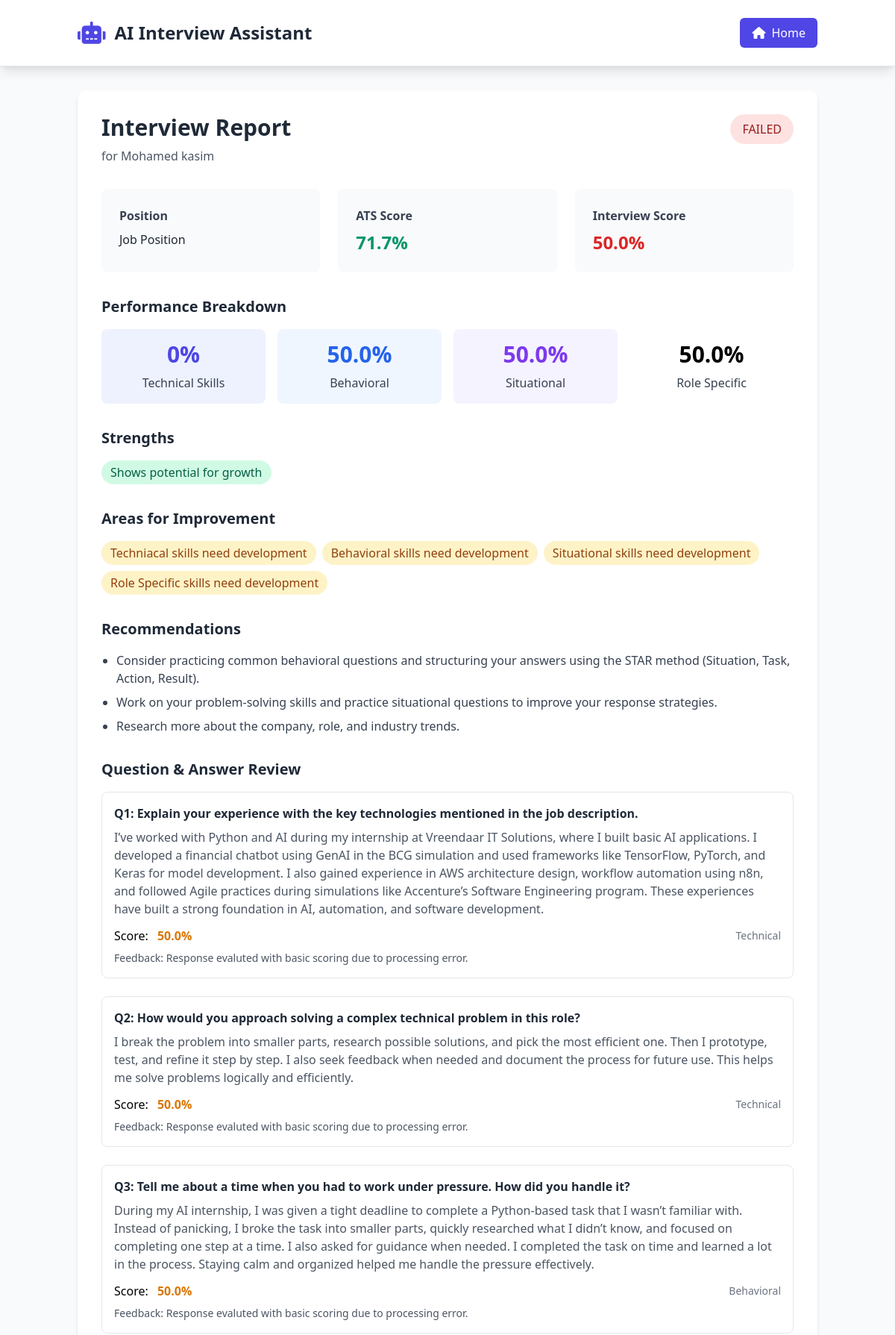
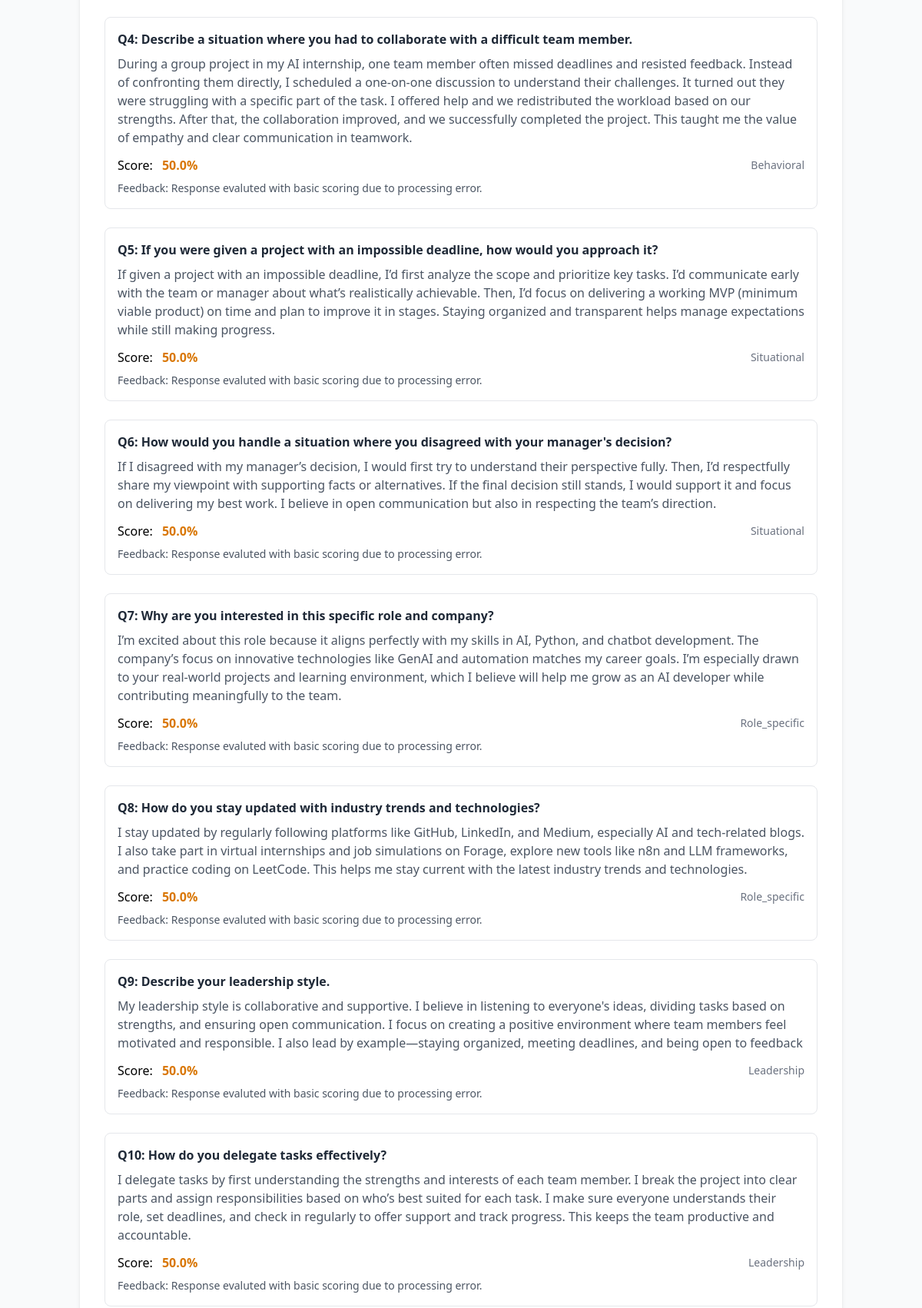
The app's page /view_report/e11c5c48-5eb6-4cdb-b06c-5fb4060f586a (upper part) with its own data (2 pictures, top to bottom).
### tables this page shows
CREATE TABLE interview_sessions (
            session_id TEXT PRIMARY KEY,
            candidate_name TEXT,
            job_title TEXT,
            ats_score REAL,
            status TEXT,
            start_time Text,
            end_time Text,
            overall_score REAL,
            result TEXT                            
        );

CREATE TABLE interview_qa (
            qa_id INTEGER PRIMARY KEY,
            session_id TEXT,
            question_no INTEGER,
            question_text TEXT,       
            question_type TEXT,
            response_text TEXT,
            response_score REAL,
            evaluation_details TEXT,                     
            FOREIGN KEY (session_id) REFERENCES interview_sessions(session_id)
        );

### main.py (the view)
@app.route("/view_report/<session_id>")
def view_report(session_id):
    report = report_generator.generate_report(session_id)
    if not report:
        return "Report not found", 404
    return render_template("report.html", report=report)

### main.py (called while the page is built)
def convert_numpy_types(obj):
    if isinstance(obj, np.bool_):
        return bool(obj)
    elif isinstance(obj, (np.integer, np.intc, np.intp, np.int8,
                         np.int16, np.int32, np.int64, np.uint8,
                         np.uint16, np.uint32, np.uint64)):
        return int(obj)
    elif isinstance(obj, (np.floating, np.float16, np.float32,
                         np.float64)):
        return float(obj)
    elif isinstance(obj, np.ndarray):
        return obj.tolist()
    elif isinstance(obj, dict):
        return {key: convert_numpy_types(value) for key, value in obj.items()}
    elif isinstance(obj, list):
        return [convert_numpy_types(item) for item in obj]
    return obj

    def calculate_duration(self, start_time, end_time):
        if not start_time or not end_time:
            return "N/A"
        try:
            start = datetime.fromisoformat(start_time)
            end = datetime.fromisoformat(end_time)
            duration = end - start
            return str(duration).split('.')[0]  # Return as HH:MM:SS
        except:
            return "N/A"

    def identify_strengths(self, category_scores):
        strengths = []
        for category, score in category_scores.items():
            if score >= 75:
                strengths.append(f"Strong {category.replace('_', ' ')} skills")
        if not strengths:
            strengths.append("Shows potential for growth")
        return strengths

    def identify_improvements(self, category_scores):
        improvements = []
        for category, score in category_scores.items():
            if score < 65:
                improvements.append(f"{category.replace('_', ' ').title()} skills need development")
        return improvements

### templates/report.html (shortened to what this page needs)
{% extends "base.html" %}
{% block content %}
<div class="max-w-6xl mx-auto">
    <div class="bg-white rounded-xl shadow-md overflow-hidden p-8 mb-8">
        <div class="flex justify-between items-start mb-8">
            <div>
                <h2 class="text-3xl font-bold text-gray-800 mb-2">Interview Report</h2>
                <p class="text-gray-600">for {{ report.session_info.candidate_name }}</p>
            </div>
            <div class="bg-{% if report.results.overall_result == 'PASSED' %}green{% else %}red{% endif %}-100 text-{% if report.results.overall_result == 'PASSED' %}green{% else %}red{% endif %}-800 px-4 py-2 rounded-full font-medium">
                {{ report.results.overall_result }}
            </div>
        </div>
        <div class="grid grid-cols-1 md:grid-cols-3 gap-6 mb-8">
            <div class="bg-gray-50 p-6 rounded-lg">
                <h3 class="font-bold text-gray-700 mb-2">Position</h3>
                <p class="text-gray-800">{{ report.session_info.job_title }}</p>
            </div>
            <div class="bg-gray-50 p-6 rounded-lg">
                <h3 class="font-bold text-gray-700 mb-2">ATS Score</h3>
                <p class="text-2xl font-bold {% if report.session_info.ats_score >= 70 %}text-green-600{% else %}text-red-600{% endif %}">
                    {{ report.session_info.ats_score }}%
                </p>
            </div>
            <div class="bg-gray-50 p-6 rounded-lg">
                <h3 class="font-bold text-gray-700 mb-2">Interview Score</h3>
                <p class="text-2xl font-bold {% if report.results.overall_score >= 70 %}text-green-600{% else %}text-red-600{% endif %}">
                    {{ report.results.overall_score }}%
                </p>
            </div>
        </div>
        <div class="mb-8">
            <h3 class="text-xl font-bold text-gray-800 mb-4">Performance Breakdown</h3>
            <div class="grid grid-cols-1 md:grid-cols-4 gap-4">
                <div class="bg-indigo-50 p-4 rounded-lg text-center">
                    <div class="text-3xl font-bold text-indigo-600 mb-2">{{ report.performance_breakdown.technical_skills }}%</div>
                    <div class="text-gray-700 font-medium">Technical Skills</div>
                </div>
                <div class="bg-blue-50 p-4 rounded-lg text-center">
                    <div class="text-3xl font-bold text-blue-600 mb-2">{{ report.performance_breakdown.behavioral }}%</div>
                    <div class="text-gray-700 font-medium">Behavioral</div>
                </div>
                <div class="bg-purple-50 p-4 rounded-lg text-center">
                    <div class="text-3xl font-bold text-purple-600 mb-2">{{ report.performance_breakdown.situational }}%</div>
                    <div class="text-gray-700 font-medium">Situational</div>
                </div>
                <div class="bg-teal-50 p-4 rounded-lg text-center">
                    <div class="text-3xl font-bold text-teal-600 mb-2">{{ report.performance_breakdown.role_specific }}%</div>
                    <div class="text-gray-700 font-medium">Role Specific</div>
                </div>
            </div>
        </div>
        <div class="mb-8">
            <h3 class="text-xl font-bold text-gray-800 mb-4">Strengths</h3>
            <div class="flex flex-wrap gap-2">
                {% for strength in report.strengths %}
                <span class="bg-green-100 text-green-800 px-3 py-1 rounded-full">{{ strength }}</span>
                {% endfor %}
            </div>
        </div>
        <div class="mb-8">
            <h3 class="text-xl font-bold text-gray-800 mb-4">Areas for Improvement</h3>
            <div class="flex flex-wrap gap-2">
                {% for area in report.improvement_areas %}
                <span class="bg-yellow-100 text-yellow-800 px-3 py-1 rounded-full">{{ area }}</span>
                {% endfor %}
            </div>
        </div>
        <div class="mb-8">
            <h3 class="text-xl font-bold text-gray-800 mb-4">Recommendations</h3>
            <ul class="list-disc pl-5 space-y-2 text-gray-700">
                {% for recommendation in report.recommendations %}
                <li>{{ recommendation }}</li>
                {% endfor %}
            </ul>
        </div>
        <div class="mb-8">
            <h3 class="text-xl font-bold text-gray-800 mb-4">Question & Answer Review</h3>
            <div class="space-y-6">
                {% for qa in report.detailed_qa %}
                <div class="border border-gray-200 rounded-lg p-4">
                    <div class="font-bold text-gray-800 mb-2">Q{{ qa.question_no }}: {{ qa.question }}</div>
                    <div class="text-gray-600 mb-3">{{ qa.response }}</div>
                    <div class="flex items-center justify-between">
                        <div>
                            <span class="font-medium">Score:</span>
                            <span class="ml-2 font-bold {% if qa.score >= 70 %}text-green-600{% elif qa.score >= 50 %}text-yellow-600{% else %}text-red-600{% endif %}">
                                {{ qa.score }}%
                            </span>
                        </div>
                        <div class="text-sm text-gray-500">{{ qa.question_type|title }}</div>
                    </div>
                    {% if qa.evaluation.feedback %}
                    <div class="mt-2 text-sm text-gray-600">
                        <span class="font-medium">Feedback:</span> {{ qa.evaluation.feedback }}
                    </div>
                    {% endif %}
                </div>
                {% endfor %}
            </div>
        </div>
    </div>
</div>
{% endblock %}

### records on screen
interview_sessions: session_info.candidate_name "Mohamed kasim", session_info.job_title "Job Position", session_info.ats_score "71.7"
interview_qa: question_no "1", question "Explain your experience with the key technologies mentioned in the job description.", response "I’ve worked with Python and AI during my internship at Vreendaar IT Solutions, where I built basic AI applications. I developed a financial chatbot using GenAI in the BCG simulation and used frameworks like TensorFlow, PyTorch, and Keras for model development. I also gained experience in AWS architecture design, workflow automation using n8n, and followed Agile practices during simulations like Accenture’s Software Engineering program. These experiences have built a strong foundation in AI, automation, and software development.", score "50.0", question_type "Technical", evaluation.feedback "Response evaluted with basic scoring due to processing error."
interview_qa: question_no "2", question "How would you approach solving a complex technical problem in this role?", response "I break the problem into smaller parts, research possible solutions, and pick the most efficient one. Then I prototype, test, and refine it step by step. I also seek feedback when needed and document the process for future use. This helps me solve problems logically and efficiently.", score "50.0", question_type "Technical", evaluation.feedback "Response evaluted with basic scoring due to processing error."
interview_qa: question_no "3", question "Tell me about a time when you had to work under pressure. How did you handle it?", response "During my AI internship, I was given a tight deadline to complete a Python-based task that I wasn’t familiar with. Instead of panicking, I broke the task into smaller parts, quickly researched what I didn’t know, and focused on completing one step at a time. I also asked for guidance when needed. I completed the task on time and learned a lot in the process. Staying calm and organized helped me handle the pressure effectively.", score "50.0", question_type "Behavioral", evaluation.feedback "Response evaluted with basic scoring due to processing error."
interview_qa: question_no "4", question "Describe a situation where you had to collaborate with a difficult team member.", response "During a group project in my AI internship, one team member often missed deadlines and resisted feedback. Instead of confronting them directly, I scheduled a one-on-one discussion to understand their challenges. It turned out they were struggling with a specific part of the task. I offered help and we redistributed the workload based on our strengths. After that, the collaboration improved, and we successfully completed the project. This taught me the value of empathy and clear communication in teamwork.", score "50.0", question_type "Behavioral", evaluation.feedback "Response evaluted with basic scoring due to processing error."
interview_qa: question_no "5", question "If you were given a project with an impossible deadline, how would you approach it?", response "If given a project with an impossible deadline, I’d first analyze the scope and prioritize key tasks. I’d communicate early with the team or manager about what’s realistically achievable. Then, I’d focus on delivering a working MVP (minimum viable product) on time and plan to improve it in stages. Staying organized and transparent helps manage expectations while still making progress.", score "50.0", question_type "Situational", evaluation.feedback "Response evaluted with basic scoring due to processing error."
interview_qa: question_no "6", question "How would you handle a situation where you disagreed with your manager's decision?", response "If I disagreed with my manager’s decision, I would first try to understand their perspective fully. Then, I’d respectfully share my viewpoint with supporting facts or alternatives. If the final decision still stands, I would support it and focus on delivering my best work. I believe in open communication but also in respecting the team’s direction.", score "50.0", question_type "Situational", evaluation.feedback "Response evaluted with basic scoring due to processing error."
interview_qa: question_no "7", question "Why are you interested in this specific role and company?", response "I’m excited about this role because it aligns perfectly with my skills in AI, Python, and chatbot development. The company’s focus on innovative technologies like GenAI and automation matches my career goals. I’m especially drawn to your real-world projects and learning environment, which I believe will help me grow as an AI developer while contributing meaningfully to the team.", score "50.0", question_type "Role_specific", evaluation.feedback "Response evaluted with basic scoring due to processing error."
interview_qa: question_no "8", question "How do you stay updated with industry trends and technologies?", response "I stay updated by regularly following platforms like GitHub, LinkedIn, and Medium, especially AI and tech-related blogs. I also take part in virtual internships and job simulations on Forage, explore new tools like n8n and LLM frameworks, and practice coding on LeetCode. This helps me stay current with the latest industry trends and technologies.", score "50.0", question_type "Role_specific", evaluation.feedback "Response evaluted with basic scoring due to processing error."
interview_qa: question_no "9", question "Describe your leadership style.", response "My leadership style is collaborative and supportive. I believe in listening to everyone's ideas, dividing tasks based on strengths, and ensuring open communication. I focus on creating a positive environment where team members feel motivated and responsible. I also lead by example—staying organized, meeting deadlines, and being open to feedback", score "50.0", question_type "Leadership", evaluation.feedback "Response evaluted with basic scoring due to processing error."
interview_qa: question_no "10", question "How do you delegate tasks effectively?", response "I delegate tasks by first understanding the strengths and interests of each team member. I break the project into clear parts and assign responsibilities based on who’s best suited for each task. I make sure everyone understands their role, set deadlines, and check in regularly to offer support and track progress. This keeps the team productive and accountable.", score "50.0", question_type "Leadership", evaluation.feedback "Response evaluted with basic scoring due to processing error."

### other values on screen
{{ report.results.overall_result }} "FAILED"
{{ report.results.overall_score }} "50.0"
{{ report.performance_breakdown.technical_skills }} "0"
{{ report.performance_breakdown.behavioral }} "50.0"
{{ report.performance_breakdown.situational }} "50.0"
{{ report.performance_breakdown.role_specific }} "50.0"
{{ strength }} "Shows potential for growth"
{{ area }} "Techniacal skills need development" "Behavioral skills need development" "Situational skills need development" "Role Specific skills need development"
{{ recommendation }} "Consider practicing common behavioral questions and structuring your answers using the STAR method (Situation, Task, Action, Result)." "Work on your problem-solving skills and practice situational questions to improve your response strategies." "Research more about the company, role, and industry trends."
